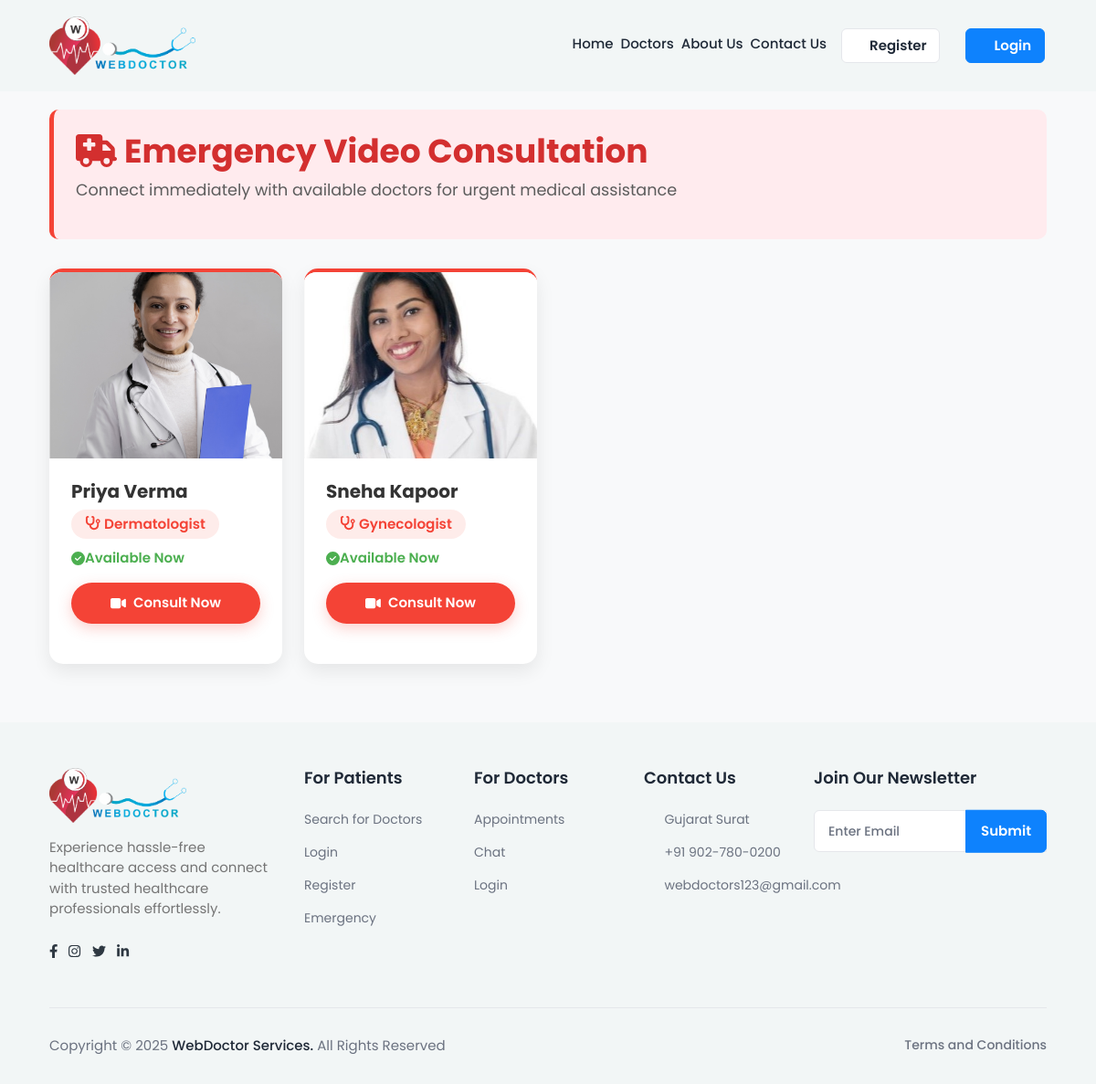
The page /emergency_consultation/ on the database its author committed.
### myapp/models.py (models this page shows, shortened)
class doctorRegister(models.Model):
    GENDER_CHOICES = [
        ('M', 'Male'),
        ('F', 'Female'),
        ('O', 'Other'),
    ]
    AVAILABILITY_CHOICES = [
        ('Available', 'Available'),
        ('Not Available', 'Not Available'),
    ]
    name = models.CharField(max_length=100)
    email = models.EmailField(unique=True)
    phno = models.BigIntegerField(unique=True)
    password = models.CharField(max_length=100)
    profile_img = models.ImageField(upload_to='profile_pics/', null=True, blank=True)
    qualification = models.CharField(max_length=100,blank=True, null=True)
    specialization = models.CharField(max_length=100,blank=True, null=True)
    experience = models.IntegerField(blank=True, null=True)
    address = models.TextField(blank=True, null=True)
    city = models.CharField(max_length=50,blank=True, null=True)
    state = models.CharField(max_length=50,blank=True, null=True)
    clinic_name = models.CharField(max_length=255)
    clinic_address = models.TextField()
    gender = models.CharField(max_length=5, choices=GENDER_CHOICES)
    mci_no = models.CharField(max_length=10,blank=True, null=True)
    fee = models.BigIntegerField(null=True)
    about_me=models.TextField(null=True)
    is_approved = models.BooleanField(default=False)
    is_rejected = models.BooleanField(default=False)
    is_available = models.CharField(max_length=20, choices=AVAILABILITY_CHOICES)  # Updated field

### myapp/views.py (the view, shortened to what this page needs)
# urls.py: path("emergency_consultation/", views.emergency_consultation_page, name="emergency_consultation_page"),
def emergency_consultation_page(request):
    available_doctors = doctorRegister.objects.filter(is_approved=True, is_available="Available")
    profile = None
    user_type = None
    is_authenticated = False
    return render(request, "emergency.html", {
        "doctors": available_doctors,
        "profile": profile,  # Pass profile for user data
        "user_type": user_type,  # Identify if user is a patient or doctor
        "is_authenticated": is_authenticated,  # Pass this value to frontend to check if logged in
    })

### myapp/templates/emergency.html (shortened to what this page needs)
{% load static %}
<html lang="en">
<head>
  <link rel="stylesheet" href="https://cdnjs.cloudflare.com/ajax/libs/font-awesome/6.4.0/css/all.min.css" />
  <link rel="stylesheet" href="{% static 'assets/css/bootstrap.min.css' %}" />
  <link rel="stylesheet" href="https://cdnjs.cloudflare.com/ajax/libs/font-awesome/6.0.0-beta3/css/all.min.css" />
  <link rel="stylesheet" href="{% static 'assets/plugins/fontawesome/css/fontawesome.min.css' %}" />
  <link rel="stylesheet" href="{% static 'assets/plugins/fontawesome/css/all.min.css' %}" />
  <link rel="stylesheet" href="{% static 'assets/css/feather.css' %}" />
  <link rel="stylesheet" href="{% static 'assets/css/custom.css' %}" />
  <link rel="stylesheet" href="https://cdnjs.cloudflare.com/ajax/libs/jquery-confirm/3.3.2/jquery-confirm.min.css" />
</head>
<body>
  <div class="main-wrapper">
    <header class="header header-fixed header-one">
      <div class="container">
        <nav class="navbar navbar-expand-lg header-nav">
          <div class="navbar-header">
            <a href="/" class="navbar-brand logo">
              <img src="{% static 'assets/img/logo.png' %}" class="img-fluid" alt="Logo">
            </a>
          </div>
          <div class="main-menu-wrapper">
            <ul class="main-nav">
              <li><a
                  href="{% if user_type == 'patient' or user_type == 'doctor' %}{% url 'index' %}{% else %}{% url 'home' %}{% endif %}">Home</a>
              </li>
              <li><a href="{% url 'doctor_list' %}">Doctors</a></li>
              <li>
                {% if request.session.patient_id or request.session.doctor_id %}
                <a href="{% url 'about_us' %}">About Us</a>
                {% else %}
                <a href="{% url 'about' %}">About Us</a>
                {% endif %}
              </li>
              <li>
                {% if request.session.patient_id or request.session.doctor_id %}
                <a href="{% url 'contact_us' %}">Contact Us</a>
                {% else %}
                <a href="{% url 'contact' %}">Contact Us</a>
                {% endif %}
              </li>
              <ul class="nav header-navbar-rht pt-3">
                {% if request.session.patient_id or request.session.doctor_id %}
                <li class="nav-item dropdown has-arrow logged-item">
                  <a href="#" class="dropdown-toggle nav-link" data-bs-toggle="dropdown" aria-expanded="false">
                    <span class="user-img">
                      {% if profile and profile.profile_img %}
                      <img class="rounded-circle" src="{{ profile.profile_img.url }}" width="31" alt="profile" />
                      {% else %}
                      <img class="rounded-circle" src="/static/assets/img/default_profile.png" width="31"
                        alt="default profile" />
                      {% endif %}
                    </span>
                  </a>
                  <div class="dropdown-menu dropdown-menu-end">
                    <div class="user-header d-flex align-items-center">
                      <div class="avatar avatar-sm me-2">
                        {% if profile and profile.profile_img %}
                        <img class="rounded-circle" src="{{ profile.profile_img.url }}" width="31" alt="profile" />
                        {% else %}
                        <img class="rounded-circle" src="/static/assets/img/default_profile.png" width="31"
                          alt="default profile" />
                        {% endif %}
                      </div>
                      <div class="user-text">
                        <h6 class="mb-0">{{ profile.name }}</h6>
                      </div>
                    </div>
                    {% if user_type == "patient" %}
                    <a class="dropdown-item" href="{% url 'patient_dashboard' %}">Dashboard</a>
                    <a class="dropdown-item" href="{% url 'patient_profile_settings' %}">Profile Settings</a>
                    {% elif user_type == "doctor" %}
                    <a class="dropdown-item" href="{% url 'doctor_dashboard' %}">Dashboard</a>
                    <a class="dropdown-item" href="{% url 'doctor_profile_settings' %}">Profile Settings</a>
                    {% endif %}
                    <a class="dropdown-item text-danger" href="{% url 'logout' %}">Logout</a>
                  </div>
                </li>
                {% else %}
                <li class="register-btn mb-3 mx-2">
                  <a href="{% url 'register' %}" class="btn reg-btn btn-primary">
                    <i class="feather-user"></i>Register
                  </a>
                </li>
                <li class="register-btn mb-3 ">
                  <a href="{% url 'login' %}" class="btn btn-primary log-btn">
                    <i class="feather-lock"></i>Login
                  </a>
                </li>
                {% endif %}
              </ul>
            </ul>
          </div>
        </nav>
      </div>
    </header>
    <section class="emergency-section" style="padding-top:120px !important">
      <div class="container">
        <div class="emergency-header">
          <h1 class="emergency-title"><i class="fas fa-ambulance me-2"></i>Emergency Video Consultation</h1>
          <p class="emergency-subtitle">Connect immediately with available doctors for urgent medical assistance</p>
        </div>
        <div class="row g-4">
          {% for doctor in doctors %}
          <div class="col-12 col-sm-6 col-md-4 col-lg-3">
            <div class="emergency-card">
              <div class="emergency-img-container">
                {% if doctor.profile_img %}
                <img class="emergency-img" src="{{ doctor.profile_img.url }}" alt="{{ doctor.name }}"
                  onerror="this.src='{% static 'assets/img/default_profile.png' %}'" />
                {% else %}
                <img class="emergency-img" src="{% static 'assets/img/default_profile.png' %}" alt="default profile" />
                {% endif %}
              </div>
              <div class="emergency-card-body">
                <h5 class="emergency-card-title">{{ doctor.name }}</h5>
                <span class="emergency-specialization">
                  <i class="fas fa-stethoscope me-1"></i>{{ doctor.specialization }}
                </span>
                <p class="emergency-status">
                  <i class="fas fa-circle-check"></i> Available Now
                </p>
                <button class="emergency-btn consult-btn" data-doctor-id="{{ doctor.id }}"
                  data-is-authenticated="{{ is_authenticated }}">
                  <i class="fas fa-video me-2"></i>Consult Now
                </button>
              </div>
            </div>
          </div>
          {% endfor %}
        </div>
      </div>
    </section>
    {% include "footer.html" %}
</body>
</html>

### myapp/static/assets/css/feather.css (style rules this page uses)
[class^="feather-"], [class*=" feather-"] { font-family: 'feather' !important; speak: none; font-style: normal; font-weight: normal; font-variant: normal; text-transform: none; line-height: 1; -webkit-font-smoothing: antialiased; -moz-osx-font-smoothing: grayscale; }
.feather-lock:before { content: "\e987"; }
.feather-user:before { content: "\e9f1"; }

### rows shown on the page
doctorRegister: profile_img (picture), name "Priya Verma", specialization "Dermatologist"
doctorRegister: profile_img (picture), name "Sneha Kapoor", specialization "Gynecologist"
